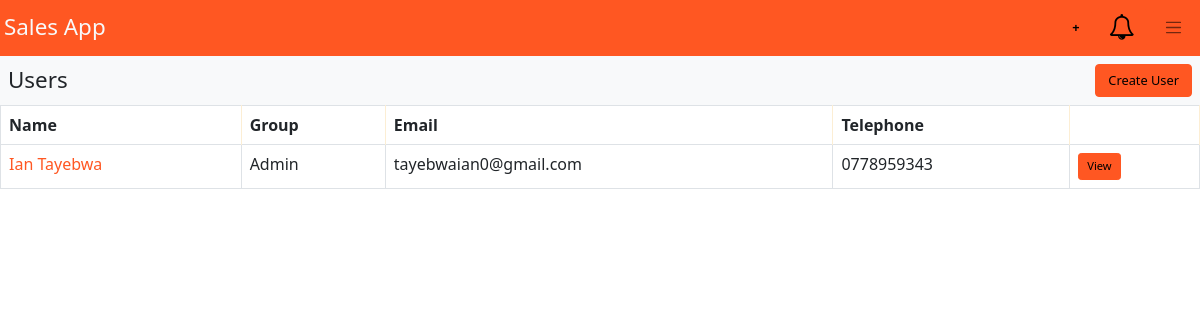
The page /profiles (signed in) on the database its author committed.
### bar/models.py (models this page shows, shortened)
class Profile(models.Model):
    name = models.CharField(max_length=256)
    email = models.EmailField()
    telephone = models.CharField(max_length=16, null=True)
    user = models.OneToOneField(User, unique=False, on_delete=models.CASCADE)
    def roles(self):
        return ', '.join([group.name for group in self.user.groups.all()])

### bar/views/profile.py (the view)
# urls.py: path('profiles', get_profiles, name='get_profiles'),
@login_required
def get_profiles(request):
	profiles = Profile.objects.all()
	context = {
		"profiles": profiles
	}
	return render(request, 'profile/profiles.html', context)

### bar/models.py (called while the page is built)
def get_user_profile(self):
	if getattr(self, "profile", None):
		return self.profile.name
	return self.username

### templatetags/app_tags.py (called while the page is built)
@register.simple_tag
def settings_value(name):
    return getattr(settings, name, "")

@register.filter(name='has_group')
def has_group(user, group_name):
    return user.groups.filter(name=group_name).exists()

### bar/templates/profile/profiles.html (shortened to what this page needs)
{% extends 'base.html' %}
{% load app_tags %}
{% block body %}
	<div id="app">
        {% include 'index/nav.html' %}
    </div>
    <div class="d-flex bg-light p-2 justify-content-between">
        <h3 class="my-auto">Users</h3>
        <a href="{% url 'bar:create_user' %}" class="btn btn-primary">Create User</a>
    </div>
    <div class="overflow-auto">
        <table class="table table-bordered table-hover">
        	<thead>
        		<th>Name</th>
                <th>Group</th>
                <th>Email</th>
        		<th>Telephone</th>
        		<th></th>
        	</thead>
        	<tbody>
        		{% for profile in profiles %}
        		<tr>
                    <td><a href="{% url 'bar:get_profile' id=profile.id %}" class="nav-link p-0">{{profile.name}}</a></td>
                    <td>{{profile.roles}}</td>
        			<td>
                        {{profile.email}}<br>
                    </td>
                    <td>{{profile.telephone}}</td>
        			<td><a href="{% url 'bar:get_profile' id=profile.id %}" class="btn btn-primary btn-sm">View</a></td>
        		</tr>
        		{% endfor %}
        	</tbody>
        </table>
    </div>
{% endblock %}

### bar/static/css/style.css (style rules this page uses)
.table th { background-color: rgb(250, 151, 3) }
.table th { border-right: 2px solid rgb(252, 238, 212); }

### rows shown on the page
Profile: name "Ian Tayebwa", roles "Admin", email "tayebwaian0@gmail.com", telephone "0778959343"
